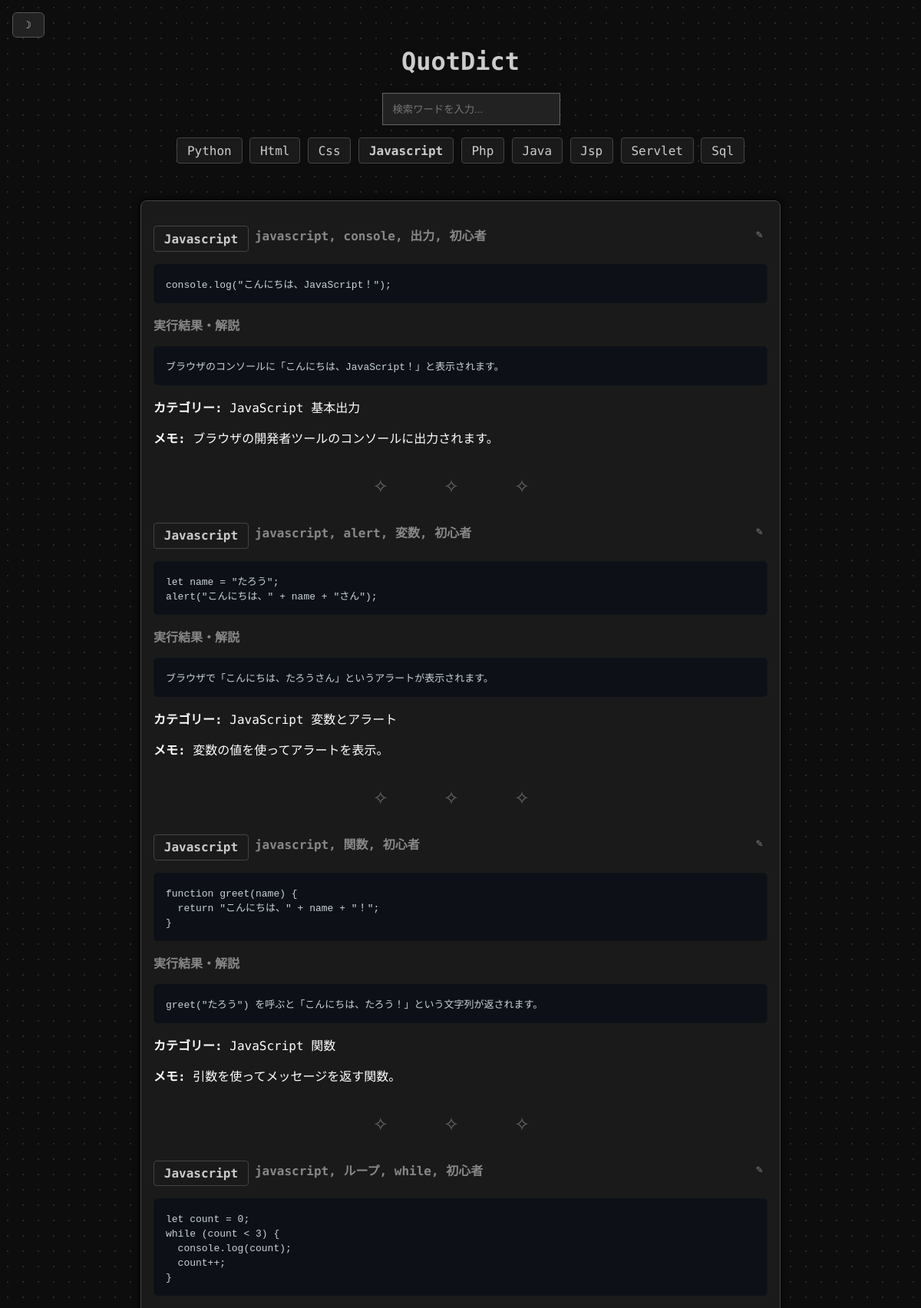
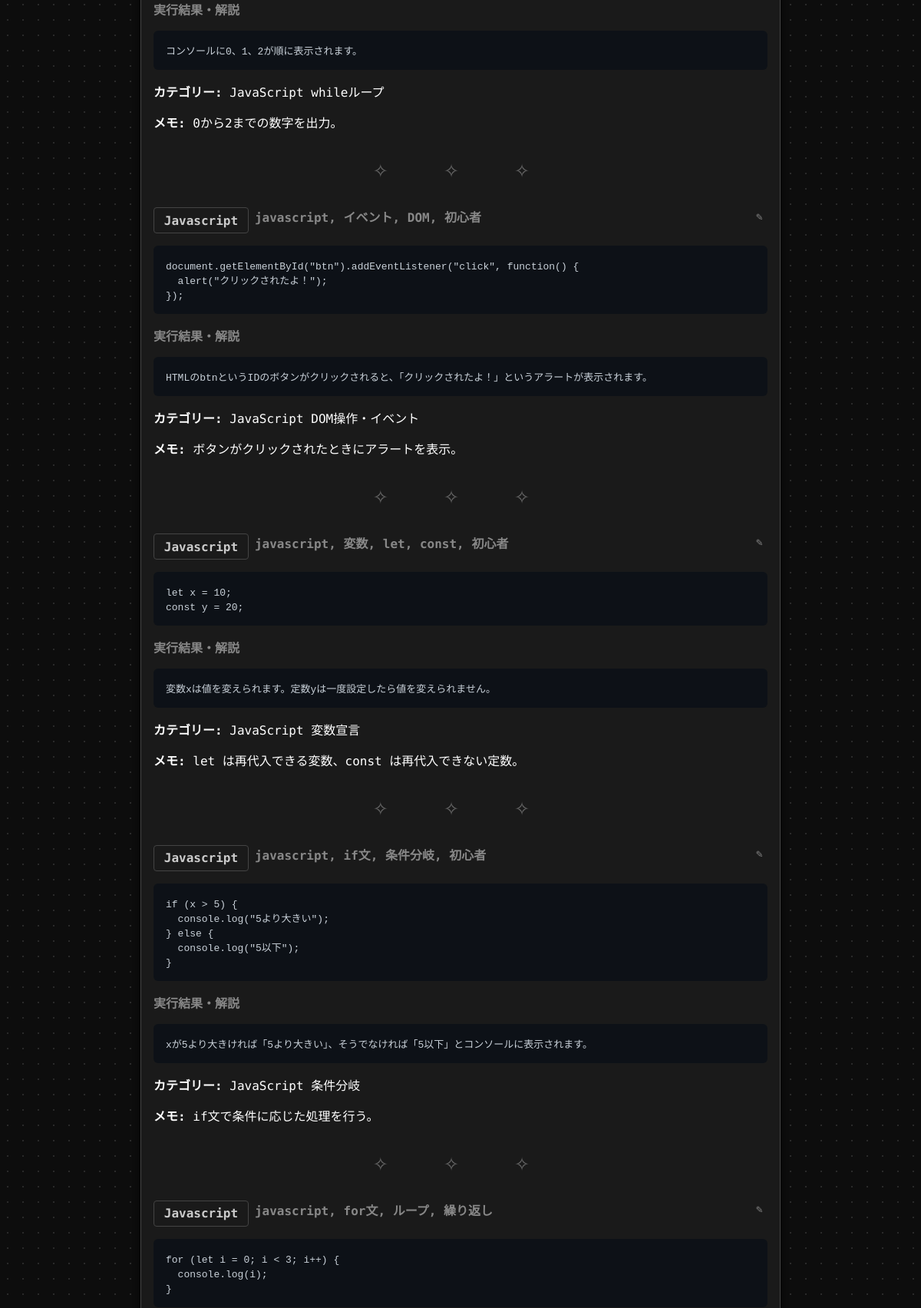
Page /?lang=javascript (upper part) on the committed database (2 pictures, top to bottom).
### tables this page shows
CREATE TABLE quotes (
    id INTEGER PRIMARY KEY AUTOINCREMENT,
    text TEXT NOT NULL,
    author TEXT,
    tags TEXT,
    note TEXT,
    language TEXT,
    result TEXT,
    favorite INTEGER DEFAULT 0
);

### app.py (the view)
@app.route("/")
def index():
    quotes = load_quotes_from_db()
    query = request.args.get("q", "").lower()
    selected_lang = request.args.get("lang", "").lower()
    if selected_lang:
        quotes = [q for q in quotes if q.get("language", "").lower() == selected_lang]
    sample_quotes = {
        "python": "print('Hello, world!')",
        "html": "<!DOCTYPE html>\n<html>\n  <head>...</head>\n</html>",
        "css": "body {\n  background: #fff;\n}",
        "javascript": "console.log('Hello!');",
        "php": "<?php echo 'Hello'; ?>",
        "java": "public class Main { public static void main(String[] args) {} }",
        "jsp": "<%@ page language=\"java\" %>\n<html>...</html>",
        "servlet": "public class HelloServlet extends HttpServlet { ... }",
        "sql": "SELECT * FROM users;"
    }
    return render_template(
        "index.html",
        quotes=quotes,
        current_lang=selected_lang if selected_lang else None,
        languages=list(sample_quotes.keys()),
        sample_quotes=sample_quotes
    )

### app.py (called while the page is built)
def get_db_connection():
    conn = sqlite3.connect(DATABASE)
    conn.row_factory = sqlite3.Row  # カラム名で扱えるように
    return conn

def load_quotes_from_db():
    conn = get_db_connection()
    cursor = conn.cursor()
    cursor.execute("SELECT * FROM quotes")
    rows = cursor.fetchall()
    conn.close()
    quotes = []
    for row in rows:
        quotes.append({
            "id": row["id"],
            "text": row["text"],
            "author": row["author"],
            "tags": row["tags"].split(",") if row["tags"] else [],
            "note": row["note"],
            "favorite": bool(row["favorite"]),
            "language": row["language"],
            "result": row["result"]
        })
    return quotes

### templates/index.html (shortened to what this page needs)
<!DOCTYPE html>
<html lang="ja" class="dark">
	<head>
		<link id="custom-style" rel="stylesheet" href="/static/style.css">
		<link rel="stylesheet" href="https://cdnjs.cloudflare.com/ajax/libs/highlight.js/11.8.0/styles/atom-one-dark.min.css">
	</head>
	<body>
		<header>
			<h1 id="top">
				<span class="hidden-link-wrapper">
					<a href="/" class="hidden-link">QuotDict</a>
				</span>
			</h1>
			<div class="search-bar">
				<form method="GET" action="/">
					<input type="text" name="q" placeholder="検索ワードを入力..." />
				</form>
			</div>
			<nav>
				{% for language in languages %}
				<a href="/?lang={{ language }}" class="nav-item {% if current_lang == language %}active{% endif %}">
					{{ language|capitalize }}
				</a>
				{% endfor %}
			</nav>
			<button id="theme-toggle" class="theme-toggle">☽</button>
		</header>
		<main class="content-block">
			{% if not current_lang %}
			<h2>言語別のコード引用一覧</h2>
			{% for language in languages %}
			<div class="quote-item">
				<div class="label">{{ language|capitalize }}</div>
				<pre><code class="language-{{ language }}">例：{{ sample_quotes[language] }}</code></pre>
				<a href="/?lang={{ language }}">→ {{ language|capitalize }} をもっと見る</a>
				<div class="divider"></div>
			</div>
			{% endfor %}
			{% else %}
			{% if quotes %}
			{% for quote in quotes %}
			<div class="quote-item">
			  <a href="{{ url_for('edit_quote', quote_id=quote['id']) }}"class="edit-btn">✎</a>
			  <div class="quote-header">
			    <div class="quote-meta">
			      <span class="lang-label">{{ quote.language|capitalize }}</span>
			      <span class="tag-list">{{ quote.tags | join(", ") }}</span>
			    </div>
			  </div>
			  <div class="side-by-side">
			    <div class="code-block">
			      <pre><code class="language-{{ quote.language }}">{{ quote.text }}</code></pre>
			    </div>
			    <div class="quote-meta">
			      {% if quote.result %}
			      <span class="result-list">実行結果・解説</span>
			      {% endif %}
			    </div>
			    {% if quote.result %}
			    <div class="code-block">
			      <pre><code class="hljs language-plaintext">{{ quote.result }}</code></pre>
			    </div>
			    {% endif %}
			    <p><strong>カテゴリー:</strong> {{ quote.author }}</p>
			    {% if quote.note %}
			    <p><strong>メモ:</strong> {{ quote.note }}</p>
			    {% endif %}
			  </div>
			  <div class="divider"></div>
			</div>
			{% endfor %}
				{% else %}
				<p>該当する引用はありません。</p>
				{% endif %}
				{% endif %}
			</main>
	</body>
</html>

### static/style.css (style rules this page uses)
body { background: #0d0d0d radial-gradient(#2a2a2a 1px, transparent 1px); background-size: 20px 20px; color: #ddd; font-family: 'Share Tech Mono', monospace; }
.hidden-link-wrapper { display: inline; padding: 0; margin: 0; }
.hidden-link { display: inline; padding: 0; margin: 0; text-decoration: none; color: #ccc; }
a { color: #ccc; text-decoration: none; border-bottom: 1px dashed transparent; transition: 0.3s; }
header { text-align: center; padding: 2rem 1rem 1rem; }
.nav-item { background: #1a1a1a; color: #ccc; border: 1px solid #444; border-radius: 4px; padding: 0.4rem 0.8rem; text-decoration: none; cursor: pointer; transition: 0.3s; display: inline-block; }
.nav-item.active { font-weight: bold; }
main.content-block { max-width: 800px; margin: 2rem auto; background: #1a1a1a; padding: 1rem; border: 1px solid #444; border-radius: 8px; box-shadow: 0 0 10px #000; }
.quote-item { margin-bottom: none; background-color: transparent; color: #fff; }
.quote-header { display: flex; justify-content: space-between; align-items: flex-start; margin-bottom: 0.5em; }
.quote-meta { display: flex; gap: 0.5em; flex-wrap: wrap; font-weight: bold; color: #888; }
.code-block pre, .quote-result pre { max-height: 300px; overflow: auto; border-radius: 6px; padding: 1rem; background: #0d1117; color: #c9d1d9; font-family: 'Share Tech Mono', monospace; white-space: pre; }
.quote-item pre code { color: inherit; background: none; }
.divider { text-align: center; margin: 2rem 0; font-size: 1.5rem; color: #666; font-family: 'Cormorant Garamond', serif; letter-spacing: 1.0em; }
.divider::before { content: "✧ ✧ ✧"; }
.search-bar, .input-bar { display: flex; margin: 1rem 0; }
.search-bar { justify-content: center; }
.search-bar input, .input-bar input, .input-bar select { padding: 0.8rem; background: #222; border: 1px solid #666; color: #fff; max-width: 400px; width: 100%; }
.theme-toggle { position: fixed; top: 1rem; left: 1rem; background: #222; color: #ccc; border: 1px solid #555; padding: 0.5rem 1rem; border-radius: 6px; z-index: 1000; cursor: pointer; transition: background-color 0.3s ease; font-family: 'Share Tech Mono', monospace; }
.lang-label { background: #1a1a1a; color: #ccc; border: 1px solid #444; border-radius: 4px; padding: 0.4rem 0.8rem; text-decoration: none; cursor: default; transition: 0.3s; display: inline-block; }
.edit-btn { display: inline-block; margin-left: auto; text-decoration: none; font-size: 0.9rem; color: #888; padding: 0.2rem 0.4rem; float: right; }

### rows in the picture
quotes: language "Javascript", tags "javascript, console, 出力, 初心者", text "console.log(\"こんにちは、JavaScript！\");", shows "実行結果・解説", result "ブラウザのコンソールに「こんにちは、JavaScript！」と表示されます。", author "JavaScript 基本出力", note "ブラウザの開発者ツールのコンソールに出力されます。"
quotes: language "Javascript", tags "javascript, alert, 変数, 初心者", text "let name = \"たろう\"; alert(\"こんにちは、\" + name + \"さん\");", shows "実行結果・解説", result "ブラウザで「こんにちは、たろうさん」というアラートが表示されます。", author "JavaScript 変数とアラート", note "変数の値を使ってアラートを表示。"
quotes: language "Javascript", tags "javascript, 関数, 初心者", text "function greet(name) { return \"こんにちは、\" + name + \"！\"; }", shows "実行結果・解説", result "greet(\"たろう\") を呼ぶと「こんにちは、たろう！」という文字列が返されます。", author "JavaScript 関数", note "引数を使ってメッセージを返す関数。"
quotes: language "Javascript", tags "javascript, ループ, while, 初心者", text "let count = 0; while (count < 3) { console.log(count); count++; }", shows "実行結果・解説", result "コンソールに0、1、2が順に表示されます。", author "JavaScript whileループ", note "0から2までの数字を出力。"
quotes: language "Javascript", tags "javascript, イベント, DOM, 初心者", text "document.getElementById(\"btn\").addEventListener(\"click\", function() { alert(\"クリックされたよ！\"); });", shows "実行結果・解説", result "HTMLのbtnというIDのボタンがクリックされると、「クリックされたよ！」というアラートが表示されます。", author "JavaScript DOM操作・イベント", note "ボタンがクリックされたときにアラートを表示。"
quotes: language "Javascript", tags "javascript, 変数, let, const, 初心者", text "let x = 10; const y = 20;", shows "実行結果・解説", result "変数xは値を変えられます。定数yは一度設定したら値を変えられません。", author "JavaScript 変数宣言", note "let は再代入できる変数、const は再代入できない定数。"
quotes: language "Javascript", tags "javascript, if文, 条件分岐, 初心者", text "if (x > 5) { console.log(\"5より大きい\"); } else { console.log(\"5以下\"); }", shows "実行結果・解説", result "xが5より大きければ「5より大きい」、そうでなければ「5以下」とコンソールに表示されます。", author "JavaScript 条件分岐", note "if文で条件に応じた処理を行う。"
quotes: language "Javascript", tags "javascript, for文, ループ, 繰り返し", text "for (let i = 0; i < 3; i++) { console.log(i); }"

### other values in the picture
{{ language|capitalize }} "Python" "Html" "Css" "Javascript" "Php" "Java" "Jsp" "Servlet" "Sql"
